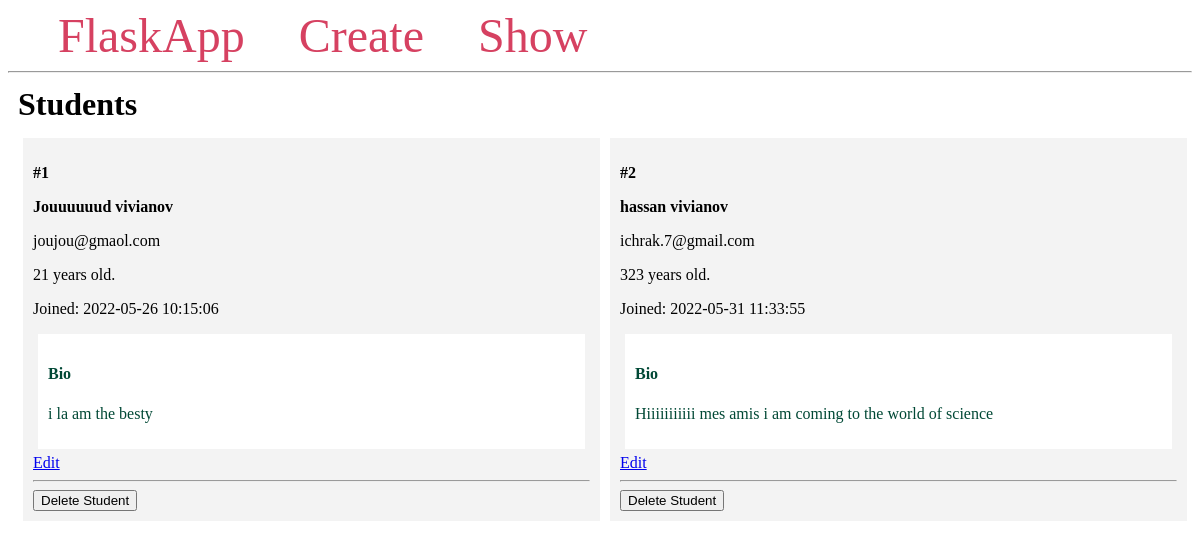
The app's page /dash_std with its own data.
### my_models.py (models this page shows, shortened)
class Student(db.Model):
    __tablename__ = 'Student'
    id = db.Column(db.Integer, primary_key=True)
    firstname = db.Column(db.String(100), nullable=False)
    lastname = db.Column(db.String(100), nullable=False)
    email = db.Column(db.String(80), unique=True, nullable=False)
    age = db.Column(db.Integer)
    created_at = db.Column(db.DateTime(timezone=True),
                           server_default=func.now())
    bio = db.Column(db.Text)

### app.py (the view)
@app.route('/dash_std')
def dash_students():
    students = Student.query.all()
    return render_template('dashboard_students.html', xyz=students)

### templates/dashboard_students.html
{% extends 'base.html' %}
{% block content %}
    <h1 class="title">{% block title %} Students {% endblock %}</h1>
    <div class="content">
        {% for student in xyz %}
            <div class="student">
                <p><b>#{{ student.id }}</b></p>
                <b>
                    <p class="name">
                        {{ student.firstname }} {{ student.lastname }}
                    </p>
                </b>
                <p>{{ student.email }}</p>
                <p>{{ student.age }} years old.</p>
                <p>Joined: {{ student.created_at }}</p>
                <div class="bio">
                    <h4>Bio</h4>
                    <p>{{ student.bio }}</p>
                </div>
                <a href="{{ url_for('edit_student', student_id=student.id) }}">Edit</a>
                <hr>
                <form method="POST"
                        action="{{ url_for('delete_student', student_id=student.id) }}">
                    <input type="submit" value="Delete Student"
                        onclick="return confirm('Are you sure you want to delete this entry?')">
                </form>
            </div>
        {% endfor %}
    </div>
{% endblock %}

### templates/base.html (style rules this page uses)
.title { margin: 5px; }
.content { margin: 5px; width: 100%; display: flex; flex-direction: row; flex-wrap: wrap; }
.student { flex: 20%; padding: 10px; margin: 5px; background-color: #f3f3f3; inline-size: 100%; }
.bio { padding: 10px; margin: 5px; background-color: #ffffff; color: #004835; }

### records on screen
Student: id "1", firstname "Jouuuuuud", lastname "vivianov", email "joujou@gmaol.com", age "21", created_at "2022-05-26 10:15:06", bio "i la am the besty"
Student: id "2", firstname "hassan", lastname "vivianov", email "ichrak.7@gmail.com", age "323", created_at "2022-05-31 11:33:55", bio "Hiiiiiiiiiii mes amis i am coming to the world of science"
